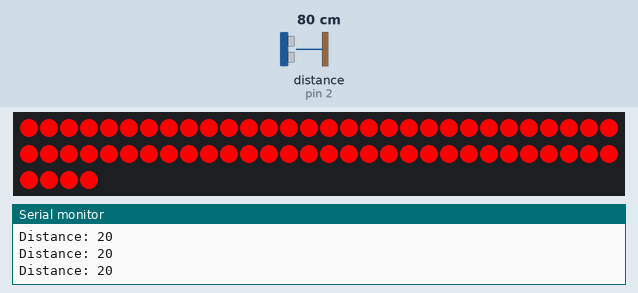
Simulated run of this sketch. Board: Arduino Uno, built with avr-gcc and run on an emulated ATmega328P. On the bench: 64 RGB LEDs in strip order, left to right, continuing on the next row, the last lines printed to the serial monitor. Wiring (inferred from the names in the program): ultrasonic range finder: trigger pin 3; echo pin 2. The inputs (shaded band) are chosen by the test bench; at power-on: distance to the obstacle (sensor on pin 2) 80 cm. The echo pulse lasts 58.3 µs per cm; dim RGB values are drawn brighter than linear.

Above: at 1.2 s.
1.3 s: distance to the obstacle (sensor on pin 2) set to 18 cm
At 2.4 s:
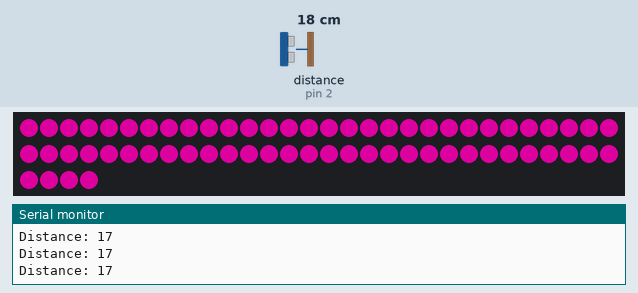
2.8 s: distance to the obstacle (sensor on pin 2) set to 9 cm
At 3.9 s:
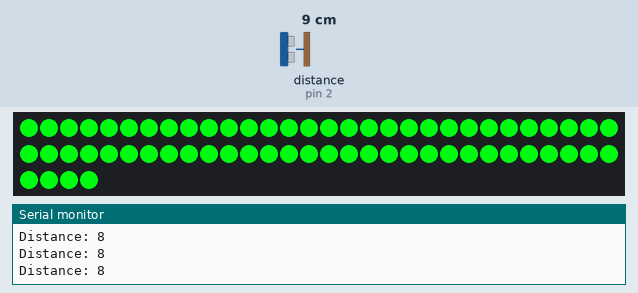
4.3 s: distance to the obstacle (sensor on pin 2) set to 4 cm
At 5.5 s:
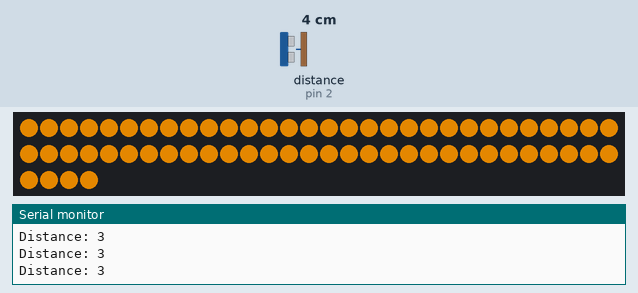
5.8 s: distance to the obstacle (sensor on pin 2) set to 2 cm
At 7.0 s:
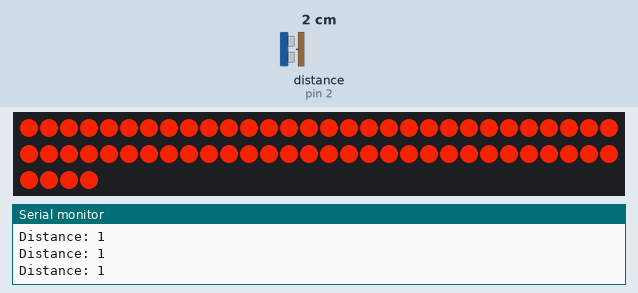
Timing chart, 0 to 8.3 s (numbered marks = the images above; inputs shaded):
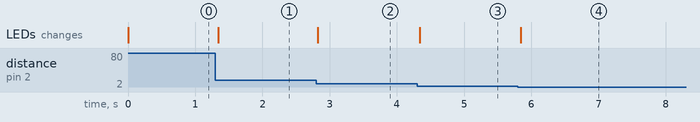

Measured:
- after the input at 1.3 s, the LEDs: change after 0.05 s (image 1)
- after the input at 2.8 s, the LEDs: change at once (image 2)
- after the input at 4.3 s, the LEDs: change at once (image 3)
- after the input at 5.8 s, the LEDs: change at once (image 4)

The sketch:

led_lights.ino
```cpp
#include <FastLED.h>
#define NUM_LEDS 64
#define DATA_PIN 6

CRGB leds[NUM_LEDS];
const int trigPin = 3;
const int echoPin = 2;

long duration;
int distance;


void setup() {
  // put your setup code here, to run once:
  FastLED.addLeds<WS2812B, DATA_PIN, GRB>(leds, NUM_LEDS);
  pinMode(trigPin, OUTPUT);
  pinMode(echoPin, INPUT);
  Serial.begin(9600);
}

void loop() {
  digitalWrite(trigPin, LOW);
  delayMicroseconds(2);

  digitalWrite(trigPin, HIGH);
  delayMicroseconds(10);
  digitalWrite(trigPin, LOW);

  duration = pulseIn(echoPin, HIGH);

  distance = duration * 0.034 / 2;
  distance = constrain(distance, 0, 20);
  Serial.print("Distance: ");
  Serial.println(distance);


  int colorValue = map(distance, 0, 20, 0, 255);

  for(int i = 0; i<NUM_LEDS; i++){
    leds[i] = CHSV(colorValue, 255, 255);
  }
   FastLED.show();
   delay(50);

}
```
